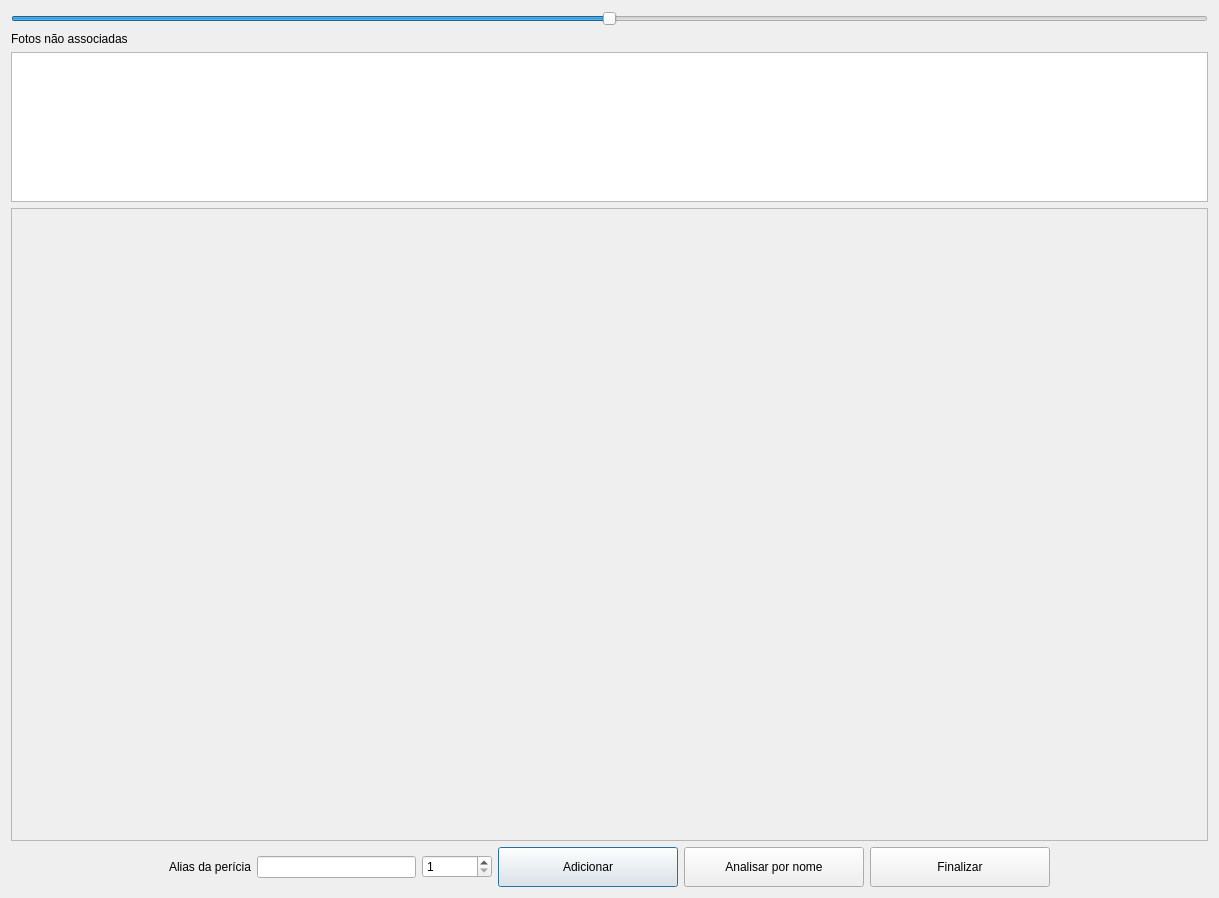
<?xml version="1.0" encoding="UTF-8"?>
<ui version="4.0">
 <class>PicsOrganizer</class>
 <widget class="QDialog" name="PicsOrganizer">
  <property name="geometry">
   <rect>
    <x>0</x>
    <y>0</y>
    <width>1219</width>
    <height>898</height>
   </rect>
  </property>
  <property name="windowTitle">
   <string>PicsOrganizer</string>
  </property>
  <layout class="QVBoxLayout" name="verticalLayout" stretch="0,0,0,0,0">
   <item>
    <widget class="QSlider" name="sld_icon_size">
     <property name="minimum">
      <number>50</number>
     </property>
     <property name="maximum">
      <number>150</number>
     </property>
     <property name="value">
      <number>100</number>
     </property>
     <property name="orientation">
      <enum>Qt::Horizontal</enum>
     </property>
    </widget>
   </item>
   <item>
    <widget class="QLabel" name="label_2">
     <property name="text">
      <string>Fotos não associadas</string>
     </property>
    </widget>
   </item>
   <item>
    <widget class="QListWidget" name="lsw_not_associated">
     <property name="sizePolicy">
      <sizepolicy hsizetype="Expanding" vsizetype="Fixed">
       <horstretch>0</horstretch>
       <verstretch>0</verstretch>
      </sizepolicy>
     </property>
     <property name="maximumSize">
      <size>
       <width>16777215</width>
       <height>150</height>
      </size>
     </property>
     <property name="contextMenuPolicy">
      <enum>Qt::CustomContextMenu</enum>
     </property>
     <property name="verticalScrollBarPolicy">
      <enum>Qt::ScrollBarAsNeeded</enum>
     </property>
     <property name="dragEnabled">
      <bool>true</bool>
     </property>
     <property name="dragDropMode">
      <enum>QAbstractItemView::InternalMove</enum>
     </property>
     <property name="defaultDropAction">
      <enum>Qt::MoveAction</enum>
     </property>
     <property name="selectionMode">
      <enum>QAbstractItemView::ExtendedSelection</enum>
     </property>
     <property name="iconSize">
      <size>
       <width>10000</width>
       <height>150</height>
      </size>
     </property>
     <property name="movement">
      <enum>QListView::Free</enum>
     </property>
     <property name="viewMode">
      <enum>QListView::IconMode</enum>
     </property>
     <property name="sortingEnabled">
      <bool>true</bool>
     </property>
    </widget>
   </item>
   <item>
    <widget class="QScrollArea" name="scrollArea">
     <property name="widgetResizable">
      <bool>true</bool>
     </property>
     <widget class="QWidget" name="scrollAreaWidgetContents">
      <property name="geometry">
       <rect>
        <x>0</x>
        <y>0</y>
        <width>1199</width>
        <height>630</height>
       </rect>
      </property>
      <layout class="QVBoxLayout" name="horizontalLayout_2">
       <item>
        <layout class="QVBoxLayout" name="lay_objects"/>
       </item>
       <item>
        <spacer name="verticalSpacer">
         <property name="orientation">
          <enum>Qt::Vertical</enum>
         </property>
         <property name="sizeHint" stdset="0">
          <size>
           <width>20</width>
           <height>40</height>
          </size>
         </property>
        </spacer>
       </item>
      </layout>
     </widget>
    </widget>
   </item>
   <item>
    <layout class="QHBoxLayout" name="horizontalLayout_3">
     <item>
      <spacer name="horizontalSpacer_2">
       <property name="orientation">
        <enum>Qt::Horizontal</enum>
       </property>
       <property name="sizeHint" stdset="0">
        <size>
         <width>40</width>
         <height>20</height>
        </size>
       </property>
      </spacer>
     </item>
     <item>
      <widget class="QLabel" name="label">
       <property name="text">
        <string>Alias da perícia</string>
       </property>
      </widget>
     </item>
     <item>
      <widget class="QLineEdit" name="led_alias_pericias"/>
     </item>
     <item>
      <widget class="QSpinBox" name="spb_n_add">
       <property name="minimumSize">
        <size>
         <width>70</width>
         <height>0</height>
        </size>
       </property>
       <property name="minimum">
        <number>1</number>
       </property>
      </widget>
     </item>
     <item>
      <widget class="QPushButton" name="btn_add">
       <property name="minimumSize">
        <size>
         <width>180</width>
         <height>40</height>
        </size>
       </property>
       <property name="text">
        <string>Adicionar</string>
       </property>
      </widget>
     </item>
     <item>
      <widget class="QPushButton" name="btn_analise_by_name">
       <property name="minimumSize">
        <size>
         <width>180</width>
         <height>40</height>
        </size>
       </property>
       <property name="text">
        <string>Analisar por nome</string>
       </property>
      </widget>
     </item>
     <item>
      <widget class="QPushButton" name="btn_finish">
       <property name="minimumSize">
        <size>
         <width>180</width>
         <height>40</height>
        </size>
       </property>
       <property name="text">
        <string>Finalizar</string>
       </property>
      </widget>
     </item>
     <item>
      <spacer name="horizontalSpacer_3">
       <property name="orientation">
        <enum>Qt::Horizontal</enum>
       </property>
       <property name="sizeHint" stdset="0">
        <size>
         <width>40</width>
         <height>20</height>
        </size>
       </property>
      </spacer>
     </item>
    </layout>
   </item>
  </layout>
 </widget>
 <resources/>
 <connections/>
</ui>
